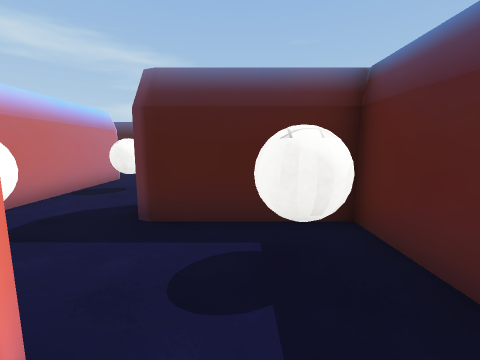
[1] (above)

24 first-person views from a walk through a 3-D level made in the Unity game engine. The camera is 1.2 m above the floor, tilts 8° down and sees 90° across. The floor is counted in squares, 1 m on a side. Each view is taken from the middle of a square. On the plan, view 1 faces up. The plan holds only what a view shows up to about 12 squares ahead; the rest is blank. The place goes on beyond the plan. Some surface patterns are stand-ins.

[2]
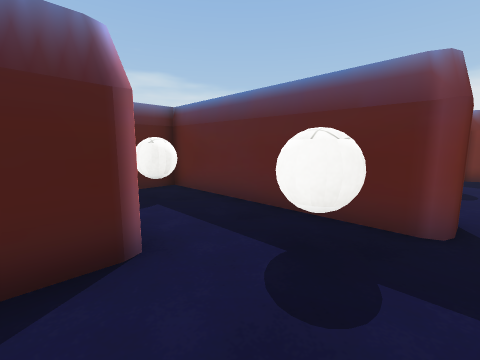

[3]
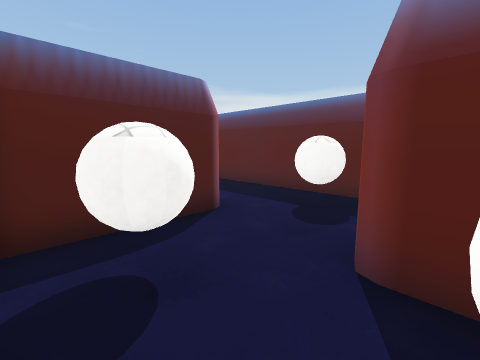

[4]
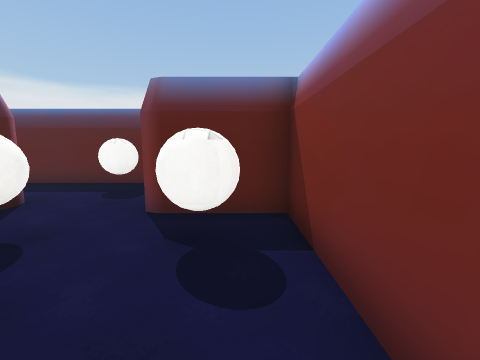

[5]
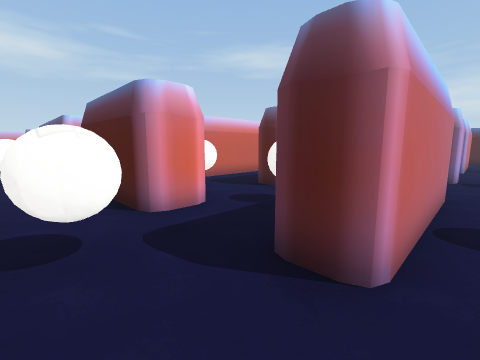

[6]
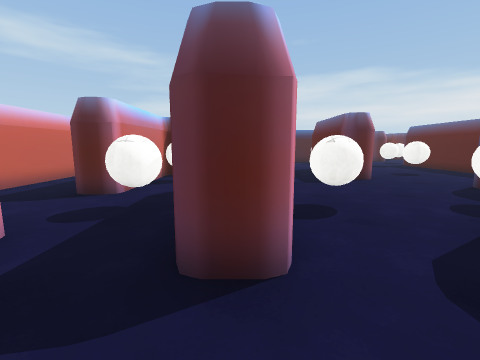

[7]
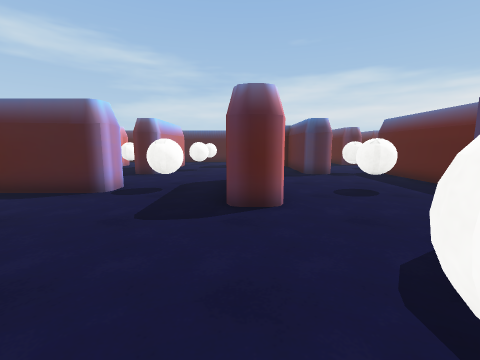

[8]
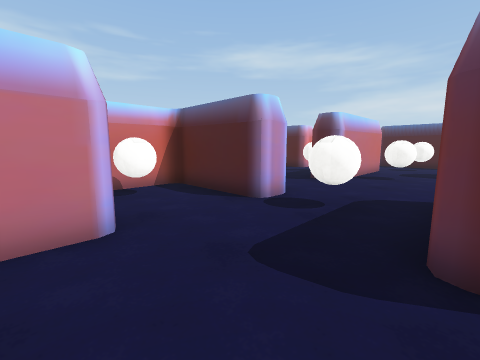

[9]
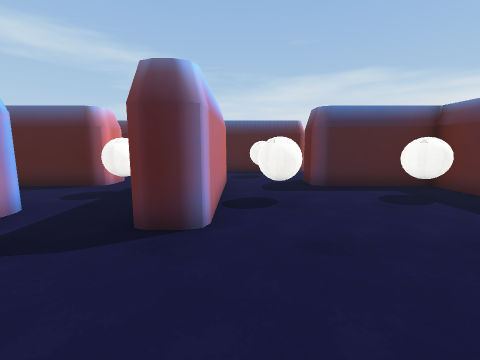

[10]
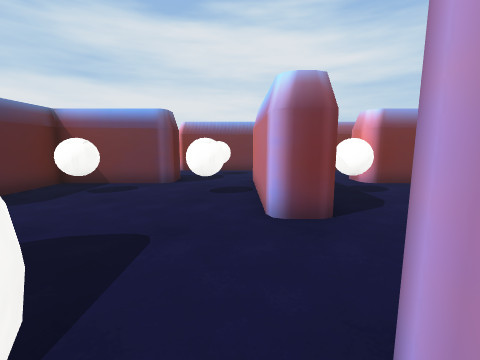

[11]
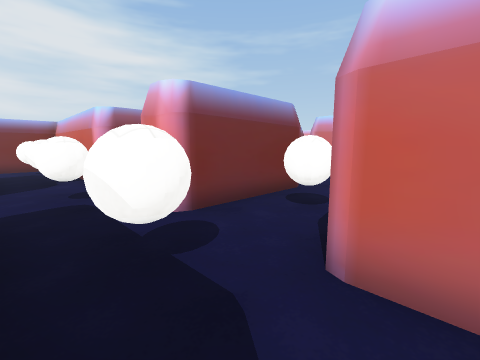

[12]
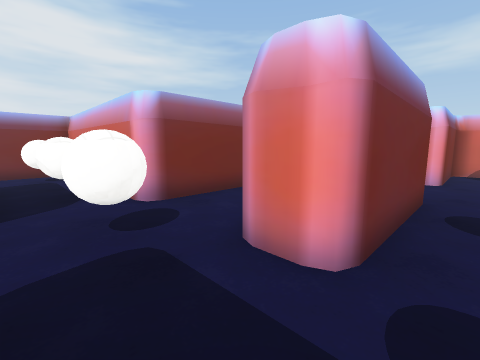

[13]
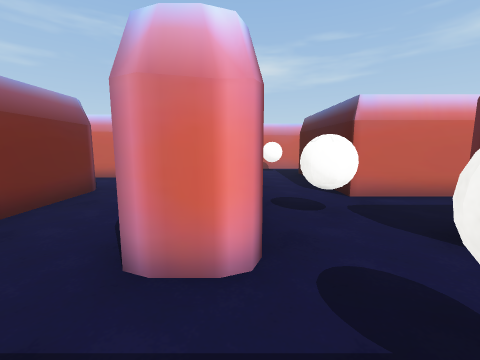

[14]
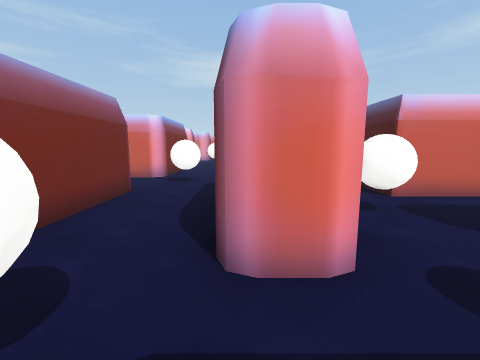

[15]
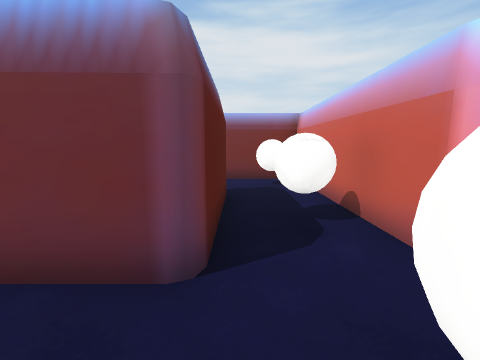

[16]
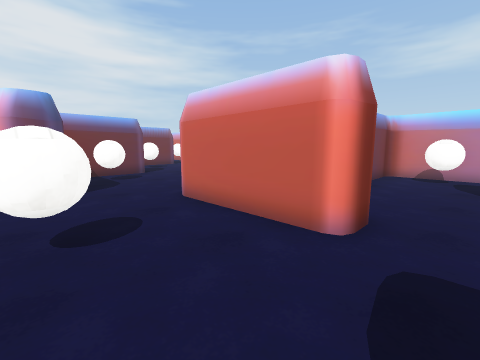

[17]
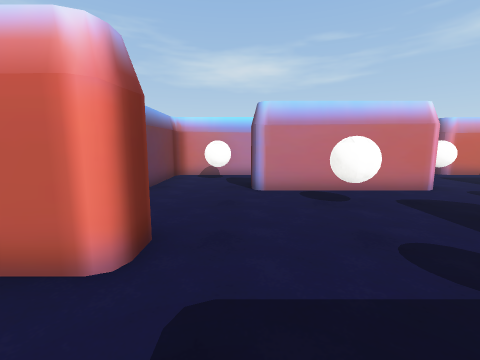

[18]
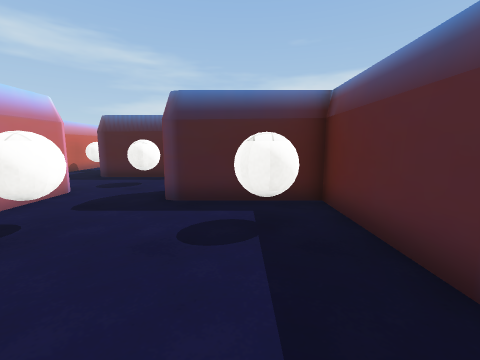

[19]
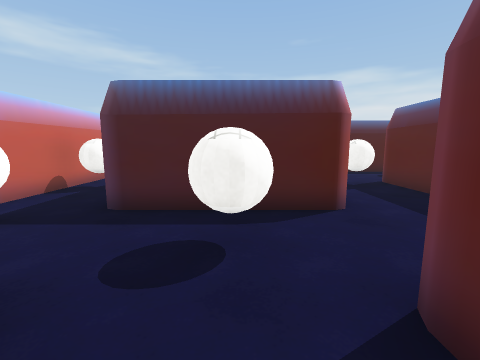

[20]
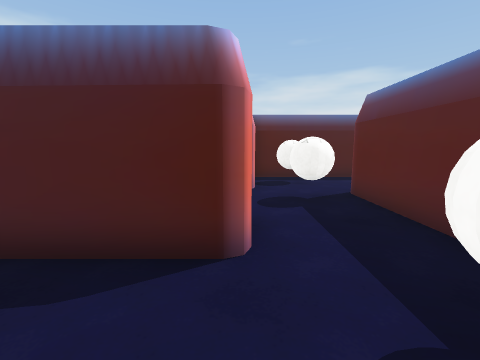

[21]
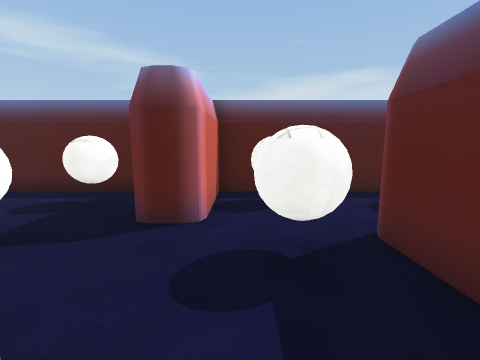

[22]
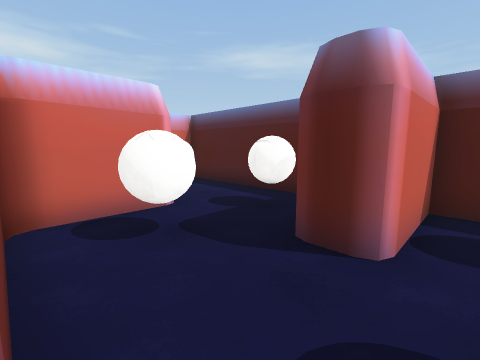

[23]
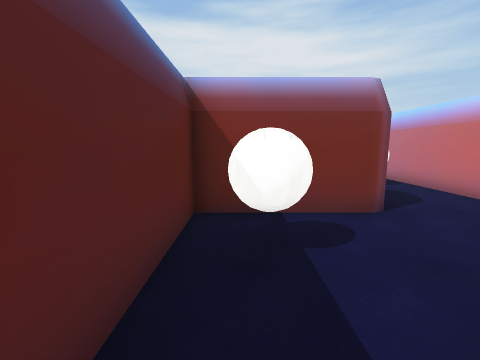

[24]
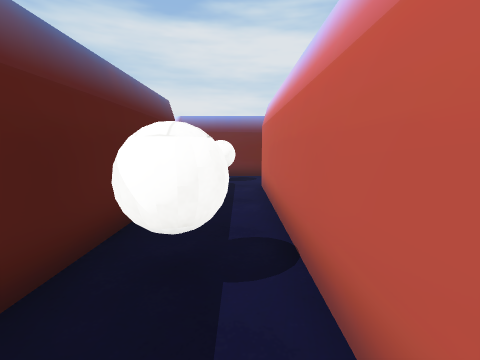

### Floor plan
Key: @ floor where view 1 was taken; # wall or solid block; . floor; O other object.
Columns run from 19 left of view 1 to 3 right of it. Each row starts with its distance up from view 1.
 31            ############
 30            #O...O #OO..
 29            #  ...##....
 28            #  O.O...O#
 27            #O O.O..OO#
 26            #..OOOOO..#
 25            #..OOOOO..#
 24             O........#
 23             O...O..OO#
 22              ........#
 21           OO  O...####
 20         OOO.. O...####
 19           ..O O.O..OO#
 18           ....O.O..O.#
 17            #..O......##
 16            #...........
 15         .  #O.....O....
 14        #.. #......OO...
 13        #OO#####.O.OO.OO
 12        #OO#####...OO..O
 11        #  ##O.....OO...
 10        #  ##O..........
  9        #  ##..O......##
  8   ######  ##..O......#
  7  OO ... OO..O.O.O..O.#
  6 #OO ....OO..O.O....O.#
  5 #####. OOOOO..O..#####
  4     #  OOOOO..O..#####
  3      O......O...O  OO#
  2  ...OO......O...O..OO#
  1  ####.######..OOOOO..#
  0     #.     #..OOOOO@.#
 -1     #      #O.O.....O#
 -2            #..O.O..OO#
 -3            #..O...# .##
 -4            #O...O##
 -5            #O...O#
 -6            #######

Where each view was taken, in squares from view 1:
view 1: 0 up, 0 right, facing up
view 2: 3 down, 2 left, facing up-right
view 3: 4 down, 4 left, facing up-right
view 4: 5 down, 6 left, facing right
view 5: 2 up, 4 left, facing up-left
view 6: 2 up, 5 left, facing up
view 7: 6 up, 1 left, facing up
view 8: 8 up, 1 left, facing up-left
view 9: 13 up, 4 left, facing up
view 10: 13 up, 4 left, facing down
view 11: 9 up, 6 left, facing down-left
view 12: 6 up, 6 left, facing down-left
view 13: 5 up, 6 left, facing left
view 14: 4 up, 6 left, facing left
view 15: 3 up, 6 left, facing down
view 16: 16 up, 3 right, facing down-left
view 17: 16 up, 2 right, facing left
view 18: 15 up, 0 right, facing up
view 19: 20 up, 3 left, facing up
view 20: 22 up, 1 left, facing up
view 21: 25 up, 0 right, facing up
view 22: 26 up, 0 right, facing up-left
view 23: 26 up, 1 right, facing down
view 24: 15 up, 11 left, facing down
